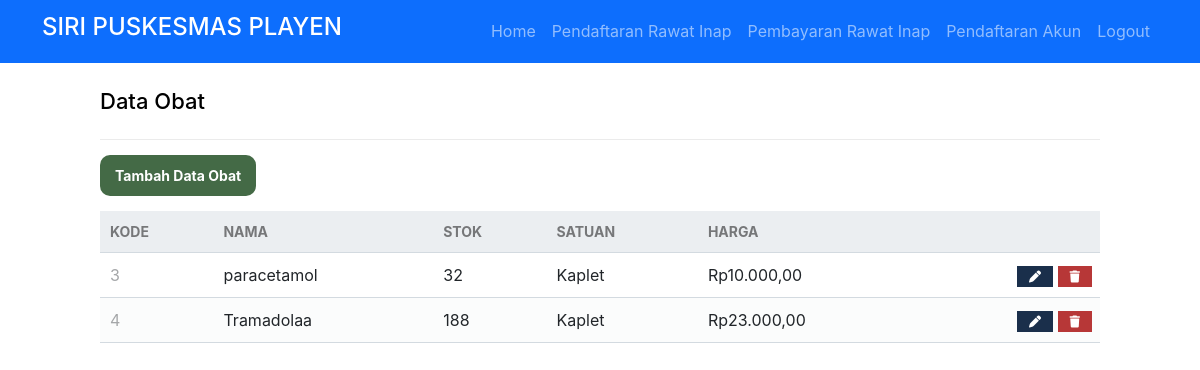
The app's page /adminWeb/obat/read.php (signed in) with its own data.
### tables this page shows
CREATE TABLE `obat` (
  `kd_obat` int(11) NOT NULL,
  `nm_obat` varchar(50) NOT NULL,
  `stok` int(11) NOT NULL,
  `satuan` varchar(255) NOT NULL,
  `harga` int(100) NOT NULL
);

### db/func.php (called while the page is built, shortened)
<?php
function rupiah($angka){
    $hasil = "Rp" . number_format($angka, '2', ',', '.');
    return $hasil;
}
?>

### adminWeb/obat/read.php (the view, shortened to what this page needs)
<?php
if ($_SESSION['username'] == '') {
	echo "<script>
    alert('Anda Harus Login terlebih dahulu');
    window.location.href='./auth/fmasuk.php';
    </script>";
} else {
?>
	<!DOCTYPE html>
	<html>
	<head>
		<link href="../../db/style.css" rel="stylesheet" type="text/css">
		<link href="https://cdn.jsdelivr.net/npm/bootstrap@5.2.0-beta1/dist/css/bootstrap.min.css" rel="stylesheet">
	</head>
	<body>
		<nav class="navbar navbar-expand-sm navbar-dark bg-primary">
			<div class="container">
				<a class="navbar-brand" href="#">
					<h4>SIRI PUSKESMAS PLAYEN </h3>
				</a>
				<ul class="navbar-nav ml-auto mt-2 mt-lg-0 d-flex align-items-center">
					<li class="nav-item">
						<a class="nav-link menu " id="menuHome" href="../../index.php">Home</a>
					</li>
					<?PHP if ($_SESSION['role_id'] == 1) { ?>
						<li class="nav-item">
							<a class="nav-link menu" id="daftarrawatinap" href="./pasien/daftarrawatinap.php"><i class=""></i>Pendaftaran Rawat Inap</a>
						</li>
						<li class="nav-item">
							<a class="nav-link menu" id="bayarrawatinap" href="./pasien/bayarrawatinap.php"><i class=""></i>Pembayaran Rawat Inap</a>
						</li>
						<li class="nav-item">
							<a class="nav-link menu" id="daftarakun" href="./pasien/daftarakun.php"><i class=""></i>Pendaftaran Akun</a>
						</li>
					<?PHP } ?>
					<li class="nav-item">
						<a class="nav-link menu" id="logout" href="../../auth/sLogout.php"><i class=""></i>Logout</a>
					</li>
				</ul>
			</div>
		</nav>
		<?php
		include("../../db/func.php");
		$pdo = pdo_connect_mysql();
		$page = isset($_GET['page']) && is_numeric($_GET['page']) ? (int)$_GET['page'] : 1;
		$records_per_page = 8;
		$stmt = $pdo->prepare('SELECT * FROM obat ORDER BY kd_obat LIMIT :current_page, :record_per_page');
		$stmt->bindValue(':current_page', ($page - 1) * $records_per_page, PDO::PARAM_INT);
		$stmt->bindValue(':record_per_page', $records_per_page, PDO::PARAM_INT);
		$stmt->execute();
		$kamars = $stmt->fetchAll(PDO::FETCH_ASSOC);
		?>
		<div class="content read">
			<h2>Data Obat</h2>
			<a href="./create.php" class="menu create-dokter" id="tambahDokter">Tambah Data Obat</a>
			<table>
				<thead>
					<tr>
						<td>KODE</td>
						<td>NAMA</td>
						<td>STOK</td>
						<td>SATUAN</td>
						<td>HARGA</td>
						<td></td>
					</tr>
				</thead>
				<tbody>
					<?php foreach ($kamars as $obat) : ?>
						<tr>
							<td><?= $obat['kd_obat'] ?></td>
							<td><?= $obat['nm_obat'] ?></td>
							<td><?= $obat['stok'] ?></td>
							<td><?= $obat['satuan'] ?></td>
							<td><?= rupiah($obat['harga']) ?></td>
							<td class="actions">
								<a href="update.php?kd_obat=<?= $obat['kd_obat'] ?>" class="menu edit" id="edit"><i class="fas fa-pen fa-xs"></i></a>
								<a href="delete.php?kd_obat=<?= $obat['kd_obat'] ?>" class="menu trash" id="hapus"><i class="fas fa-trash fa-xs"></i></a>
							</td>
						</tr>
					<?php endforeach; ?>
				</tbody>
			</table>
		</div>
	<?php
}
	?>

### db/style.css (style rules this page uses)
* { box-sizing: border-box; font-family: -apple-system, BlinkMacSystemFont, "segoe ui", roboto, oxygen, ubuntu, cantarell, "fira sans", "droid sans", "helvetica neue", Arial, sans-serif; font-size: 16px; -webkit-font-smoothing: antialiased; -moz-osx-font-smoothing: grayscale; }
body { background-color: #FFFFFF; margin: 0; }
.content { width: 1000px; margin: 0 auto; }
.content h2 { margin: 0; padding: 25px 0; font-size: 22px; border-bottom: 1px solid #ebebeb; color: black; }
.read .create-dokter { display: inline-block; text-decoration: none; background-color: #446A46; font-weight: bold; font-size: 14px; color: #FFFFFF; padding: 10px 15px; margin: 15px 0; border-radius: 10px; }
.read table { width: 100%; padding-top: 30px; border-collapse: collapse; }
.read table thead { background-color: #ebeef1; border-bottom: 1px solid #d3dae0; }
.read table thead td { padding: 10px; font-weight: bold; color: #767779; font-size: 14px; }
.read table tbody tr { border-bottom: 1px solid #d3dae0; }
.read table tbody tr:nth-child(even) { background-color: #fbfcfc; }
.read table tbody tr td { padding: 10px; }
.read table tbody tr td:nth-child(1) { color: #a5a7a9; }
.read table tbody tr td.actions { padding: 8px; text-align: right; }
.read table tbody tr td.actions .edit, .read table tbody tr td.actions .trash { display: inline-flex; text-align: right; text-decoration: none; color: #FFFFFF; padding: 10px 12px; }
.read table tbody tr td.actions .trash { background-color: #b73737; }
.read table tbody tr td.actions .edit { background-color: #1A2F4B; }

### records on screen
obat: kd_obat "3", nm_obat "paracetamol", stok "32", satuan "Kaplet", harga "Rp10.000,00"
obat: kd_obat "4", nm_obat "Tramadolaa", stok "188", satuan "Kaplet", harga "Rp23.000,00"
